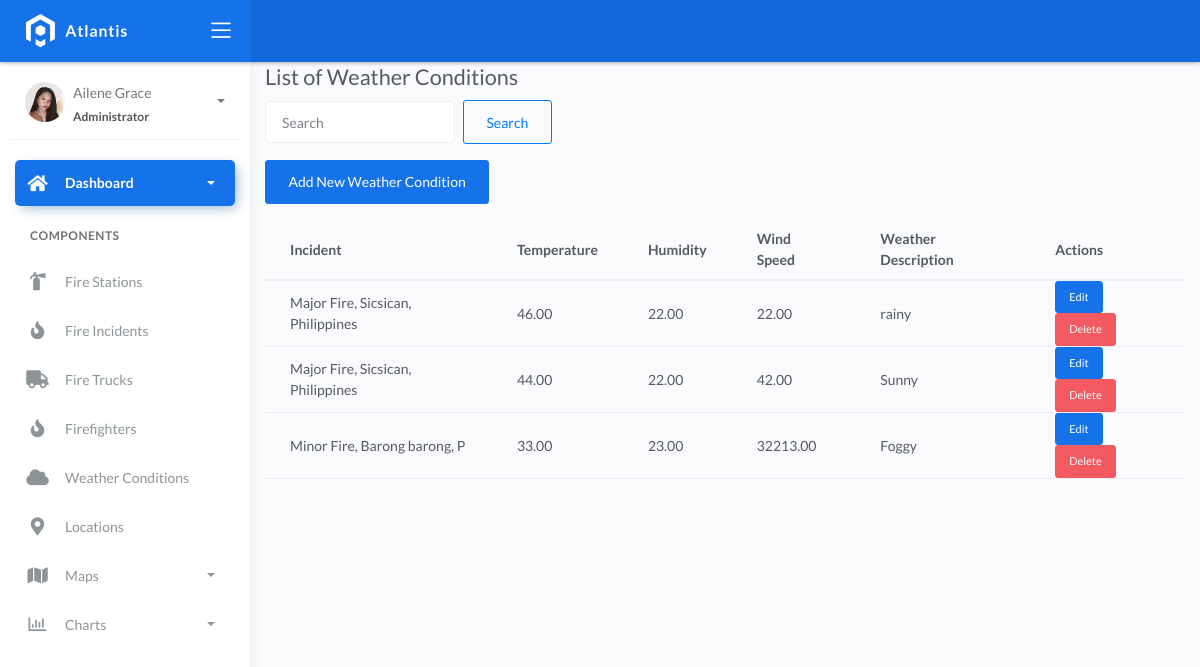
The page /weatherconditions/ on the database its author committed.
### fire/models.py (models this page shows, shortened)
class BaseModel(models.Model):
    created_at = models.DateTimeField(auto_now_add=True, db_index=True)
    updated_at = models.DateTimeField(auto_now=True)
    class Meta:
        abstract = True

class WeatherConditions(BaseModel):
    incident = models.ForeignKey(Incident, on_delete=models.CASCADE)
    temperature = models.DecimalField(max_digits=10, decimal_places=2)
    humidity = models.DecimalField(max_digits=10, decimal_places=2)
    wind_speed = models.DecimalField(max_digits=10, decimal_places=2)
    weather_description = models.CharField(max_length=150)

class Incident(BaseModel):
    SEVERITY_CHOICES = (
        ('Minor Fire', 'Minor Fire'),
        ('Moderate Fire', 'Moderate Fire'),
        ('Major Fire', 'Major Fire'),
    )
    location = models.ForeignKey(Locations, on_delete=models.CASCADE)
    date_time = models.DateTimeField(blank=True, null=True)
    severity_level = models.CharField(max_length=45, choices=SEVERITY_CHOICES)
    description = models.CharField(max_length=250)
    def __str__(self):
        return f"{self.severity_level}, {self.location}"

class Locations(BaseModel):
    name = models.CharField(max_length=150)
    latitude = models.DecimalField(
        max_digits=22, decimal_places=16, null=True, blank=True)
    longitude = models.DecimalField(
        max_digits=22, decimal_places=16, null=True, blank=True)
    address = models.CharField(max_length=150)
    city = models.CharField(max_length=150)  # can be in separate table
    country = models.CharField(max_length=150)  # can be in separate table
    def __str__(self):
        return f"{self.name}, {self.country}"

### fire/views.py (the view)
# urls.py: path('weatherconditions/', views.weatherconditions_list, name='weatherconditions_list'),
def weatherconditions_list(request):
    query = request.GET.get('q')
    if query:
        weatherconditions = WeatherConditions.objects.filter(
            Q(incident__description__icontains=query) |
            Q(temperature__icontains=query) |
            Q(humidity__icontains=query) |
            Q(wind_speed__icontains=query) |
            Q(weather_description__icontains=query)
        )
    else:
        weatherconditions = WeatherConditions.objects.all()
    return render(request, 'weatherconditions_list.html', {'weatherconditions': weatherconditions})

### templates/weatherconditions_list.html (shortened to what this page needs)
{% extends 'base.html' %}
{% block content %}
<div class="container">
    <h2>List of Weather Conditions</h2>
    <form method="get" class="form-inline mb-3">
        <input type="text" name="q" class="form-control mr-2" placeholder="Search" value="{{ request.GET.q }}">
        <button type="submit" class="btn btn-outline-primary">Search</button>
      </form>
    <a href="{% url 'weatherconditions_create' %}" class="btn btn-primary mb-3">Add New Weather Condition</a>
    <table class="table">
        <thead>
            <tr>
                <th>Incident</th>
                <th>Temperature</th>
                <th>Humidity</th>
                <th>Wind Speed</th>
                <th>Weather Description</th>
                <th>Actions</th>
            </tr>
        </thead>
        <tbody>
            {% for weathercondition in weatherconditions %}
            <tr>
                <td>{{ weathercondition.incident }}</td>
                <td>{{ weathercondition.temperature }}</td>
                <td>{{ weathercondition.humidity }}</td>
                <td>{{ weathercondition.wind_speed }}</td>
                <td>{{ weathercondition.weather_description }}</td>
                <td>
                    <a href="{% url 'weatherconditions_update' weathercondition.pk %}" class="btn btn-sm btn-primary">Edit</a>
                    <a href="{% url 'weatherconditions_delete' weathercondition.pk %}" class="btn btn-sm btn-danger">Delete</a>
                </td>
            </tr>
            {% endfor %}
        </tbody>
    </table>
</div>
{% endblock %}

### rows shown on the page
WeatherConditions: incident "Major Fire, Sicsican, Philippines", temperature "46.00", humidity "22.00", wind_speed "22.00", weather_description "rainy"
WeatherConditions: incident "Major Fire, Sicsican, Philippines", temperature "44.00", humidity "22.00", wind_speed "42.00", weather_description "Sunny"
WeatherConditions: incident "Minor Fire, Barong barong, P", temperature "33.00", humidity "23.00", wind_speed "32213.00", weather_description "Foggy"
